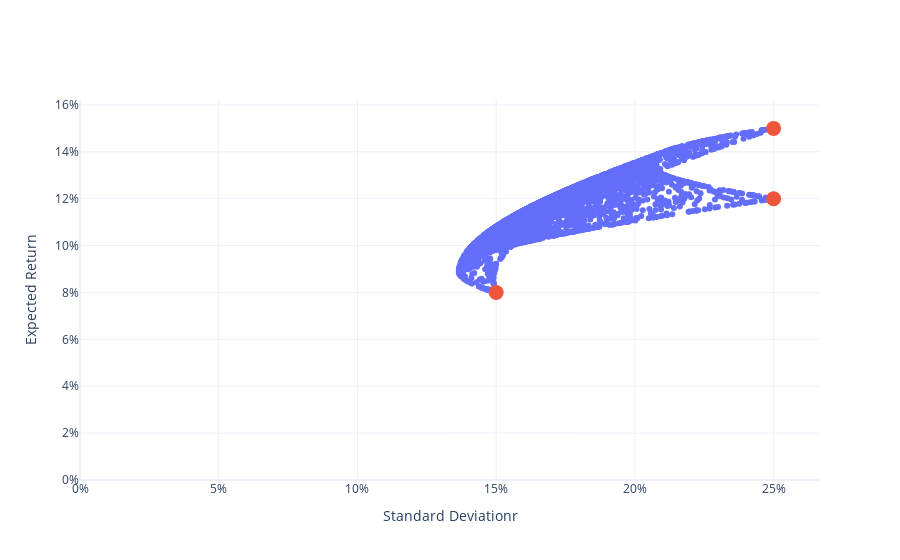

The notebook cell this image was saved under:
### Markdown cell above
# FIGURE

### Code cell
import plotly.graph_objects as go 

string = 'asset 1: %{customdata[0]:.0%}<br>'
string += 'asset 2: %{customdata[1]:.0%}<br>'
string += 'asset 3: %{customdata[2]:.0%}<br>'
string += '<extra></extra>'
trace1 = go.Scatter(
    x=port_sd,
    y=port_mn,
    mode="markers",
    customdata=ports,
    hovertemplate=string
)

trace2 = go.Scatter(
    x=[sd1, sd2, sd3],
    y=[mn1, mn2, mn3],
    text=["Asset 1", "Asset 2", "Asset 3"],
    mode="markers",
    marker=dict(size=15)
)
fig = go.Figure(trace1)
fig.add_trace(trace2)
fig.update_layout(
    xaxis_title="Standard Deviationr",
    yaxis_title="Expected Return",
    xaxis_rangemode = "tozero",
    yaxis_rangemode="tozero",
    xaxis_tickformat=".0%",
    yaxis_tickformat=".0%",
    template="plotly_white",
    showlegend=False
)
fig.show()

### Figure 1 — Plotly figure (JSON) as saved in the notebook; plotly's stock layout.template omitted (floating-point values rounded to 4 significant figures; data arrays with more than 128 entries replaced by an {"elided": "..."} marker saying what was removed)
{"data": [{"customdata": {"elided": "5000x3 float values"}, "hovertemplate": "asset 1: %{customdata[0]:.0%}<br>asset 2: %{customdata[1]:.0%}<br>asset 3: %{customdata[2]:.0%}<br><extra></extra>", "mode": "markers", "type": "scatter", "x": {"elided": "5000 float values"}, "y": {"elided": "5000 float values"}}, {"marker": {"size": 15}, "mode": "markers", "text": ["Asset 1", "Asset 2", "Asset 3"], "type": "scatter", "x": [0.15, 0.25, 0.25], "y": [0.08, 0.12, 0.15]}], "layout": {"showlegend": false, "xaxis": {"rangemode": "tozero", "tickformat": ".0%", "title": {"text": "Standard Deviationr"}}, "yaxis": {"rangemode": "tozero", "tickformat": ".0%", "title": {"text": "Expected Return"}}}}
